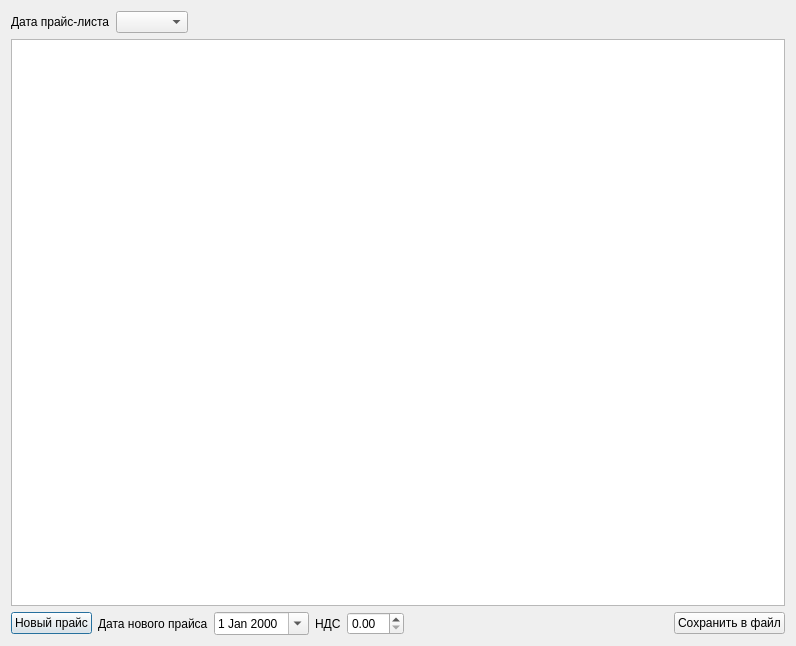
<?xml version="1.0" encoding="UTF-8"?>
<ui version="4.0">
 <class>FormWirePrice</class>
 <widget class="QDialog" name="FormWirePrice">
  <property name="geometry">
   <rect>
    <x>0</x>
    <y>0</y>
    <width>796</width>
    <height>646</height>
   </rect>
  </property>
  <property name="windowTitle">
   <string>Прайс-лист</string>
  </property>
  <layout class="QVBoxLayout" name="verticalLayout">
   <item>
    <layout class="QHBoxLayout" name="horizontalLayout_2">
     <item>
      <widget class="QLabel" name="label">
       <property name="text">
        <string>Дата прайс-листа</string>
       </property>
      </widget>
     </item>
     <item>
      <widget class="QComboBox" name="comboBoxDate"/>
     </item>
     <item>
      <spacer name="horizontalSpacer">
       <property name="orientation">
        <enum>Qt::Horizontal</enum>
       </property>
       <property name="sizeHint" stdset="0">
        <size>
         <width>40</width>
         <height>20</height>
        </size>
       </property>
      </spacer>
     </item>
    </layout>
   </item>
   <item>
    <widget class="DbViewer" name="tableView"/>
   </item>
   <item>
    <layout class="QHBoxLayout" name="horizontalLayout">
     <item>
      <widget class="QPushButton" name="cmdNew">
       <property name="text">
        <string>Новый прайс</string>
       </property>
      </widget>
     </item>
     <item>
      <widget class="QLabel" name="label_2">
       <property name="text">
        <string>Дата нового прайса</string>
       </property>
      </widget>
     </item>
     <item>
      <widget class="DateEdit" name="dateEdit">
       <property name="calendarPopup">
        <bool>true</bool>
       </property>
      </widget>
     </item>
     <item>
      <widget class="QLabel" name="label_3">
       <property name="text">
        <string>НДС</string>
       </property>
      </widget>
     </item>
     <item>
      <widget class="QDoubleSpinBox" name="doubleSpinBoxNDS"/>
     </item>
     <item>
      <spacer name="horizontalSpacer_2">
       <property name="orientation">
        <enum>Qt::Horizontal</enum>
       </property>
       <property name="sizeHint" stdset="0">
        <size>
         <width>40</width>
         <height>20</height>
        </size>
       </property>
      </spacer>
     </item>
     <item>
      <widget class="QPushButton" name="cmdSave">
       <property name="text">
        <string>Сохранить в файл</string>
       </property>
      </widget>
     </item>
    </layout>
   </item>
  </layout>
 </widget>
 <customwidgets>
  <customwidget>
   <class>DbViewer</class>
   <extends>QTableView</extends>
   <header>db/dbviewer.h</header>
  </customwidget>
  <customwidget>
   <class>DateEdit</class>
   <extends>QDateEdit</extends>
   <header>db/dbviewer.h</header>
  </customwidget>
 </customwidgets>
 <resources/>
 <connections/>
</ui>
